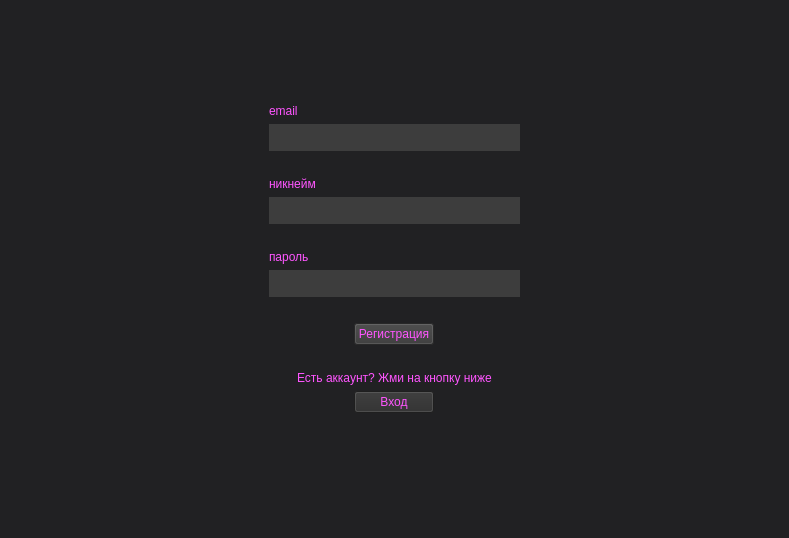
<?xml version="1.0" encoding="UTF-8"?>
<ui version="4.0">
 <class>MainWindow</class>
 <widget class="QMainWindow" name="MainWindow">
  <property name="geometry">
   <rect>
    <x>0</x>
    <y>0</y>
    <width>789</width>
    <height>538</height>
   </rect>
  </property>
  <property name="windowTitle">
   <string>MainWindow</string>
  </property>
  <property name="autoFillBackground">
   <bool>false</bool>
  </property>
  <property name="styleSheet">
   <string notr="true">background-color: rgb(33, 33, 35)</string>
  </property>
  <widget class="QWidget" name="centralwidget">
   <layout class="QGridLayout" name="gridLayout">
    <item row="1" column="1">
     <widget class="QStackedWidget" name="stackedWidget">
      <property name="currentIndex">
       <number>1</number>
      </property>
      <widget class="QWidget" name="login_page">
       <layout class="QGridLayout" name="gridLayout_2">
        <item row="11" column="1">
         <spacer name="verticalSpacer_2">
          <property name="orientation">
           <enum>Qt::Orientation::Vertical</enum>
          </property>
          <property name="sizeHint" stdset="0">
           <size>
            <width>20</width>
            <height>40</height>
           </size>
          </property>
         </spacer>
        </item>
        <item row="7" column="1" alignment="Qt::AlignmentFlag::AlignHCenter">
         <widget class="QPushButton" name="login_log">
          <property name="maximumSize">
           <size>
            <width>200</width>
            <height>30</height>
           </size>
          </property>
          <property name="layoutDirection">
           <enum>Qt::LayoutDirection::LeftToRight</enum>
          </property>
          <property name="styleSheet">
           <string notr="true">background-color: rgb(61, 61, 61);
color: rgb(255, 85, 255);</string>
          </property>
          <property name="text">
           <string>Вход</string>
          </property>
         </widget>
        </item>
        <item row="2" column="1">
         <widget class="QLineEdit" name="email_log">
          <property name="minimumSize">
           <size>
            <width>0</width>
            <height>27</height>
           </size>
          </property>
          <property name="styleSheet">
           <string notr="true">background-color: rgb(61, 61, 61);
color: rgb(255, 85, 255);
border: none;</string>
          </property>
         </widget>
        </item>
        <item row="5" column="1">
         <widget class="QLineEdit" name="password_log">
          <property name="minimumSize">
           <size>
            <width>0</width>
            <height>27</height>
           </size>
          </property>
          <property name="styleSheet">
           <string notr="true">background-color: rgb(61, 61, 61);
color: rgb(255, 85, 255);
border: none;</string>
          </property>
         </widget>
        </item>
        <item row="5" column="2">
         <spacer name="horizontalSpacer_3">
          <property name="orientation">
           <enum>Qt::Orientation::Horizontal</enum>
          </property>
          <property name="sizeHint" stdset="0">
           <size>
            <width>40</width>
            <height>20</height>
           </size>
          </property>
         </spacer>
        </item>
        <item row="10" column="1" alignment="Qt::AlignmentFlag::AlignHCenter">
         <widget class="QPushButton" name="register_log">
          <property name="styleSheet">
           <string notr="true">background-color: rgb(44, 44, 44);
color: rgb(255, 85, 255);</string>
          </property>
          <property name="text">
           <string>Регистрация</string>
          </property>
         </widget>
        </item>
        <item row="0" column="1">
         <spacer name="verticalSpacer_3">
          <property name="orientation">
           <enum>Qt::Orientation::Vertical</enum>
          </property>
          <property name="sizeHint" stdset="0">
           <size>
            <width>20</width>
            <height>40</height>
           </size>
          </property>
         </spacer>
        </item>
        <item row="3" column="1">
         <spacer name="horizontalSpacer">
          <property name="orientation">
           <enum>Qt::Orientation::Horizontal</enum>
          </property>
          <property name="sizeHint" stdset="0">
           <size>
            <width>240</width>
            <height>20</height>
           </size>
          </property>
         </spacer>
        </item>
        <item row="8" column="1">
         <spacer name="horizontalSpacer_9">
          <property name="orientation">
           <enum>Qt::Orientation::Horizontal</enum>
          </property>
          <property name="sizeHint" stdset="0">
           <size>
            <width>40</width>
            <height>20</height>
           </size>
          </property>
         </spacer>
        </item>
        <item row="5" column="0">
         <spacer name="horizontalSpacer_2">
          <property name="orientation">
           <enum>Qt::Orientation::Horizontal</enum>
          </property>
          <property name="sizeHint" stdset="0">
           <size>
            <width>40</width>
            <height>20</height>
           </size>
          </property>
         </spacer>
        </item>
        <item row="6" column="1">
         <spacer name="horizontalSpacer_8">
          <property name="orientation">
           <enum>Qt::Orientation::Horizontal</enum>
          </property>
          <property name="sizeHint" stdset="0">
           <size>
            <width>40</width>
            <height>20</height>
           </size>
          </property>
         </spacer>
        </item>
        <item row="1" column="1">
         <widget class="QLabel" name="email_label">
          <property name="styleSheet">
           <string notr="true">color: rgb(255, 85, 255);</string>
          </property>
          <property name="text">
           <string>email</string>
          </property>
         </widget>
        </item>
        <item row="9" column="1">
         <widget class="QLabel" name="label_6">
          <property name="styleSheet">
           <string notr="true">color: rgb(255, 85, 255);</string>
          </property>
          <property name="text">
           <string>Нет аккаунта? Жми на кнопку ниже</string>
          </property>
          <property name="alignment">
           <set>Qt::AlignmentFlag::AlignCenter</set>
          </property>
          <property name="wordWrap">
           <bool>true</bool>
          </property>
         </widget>
        </item>
        <item row="4" column="1">
         <widget class="QLabel" name="password_label">
          <property name="styleSheet">
           <string notr="true">color: rgb(255, 85, 255);</string>
          </property>
          <property name="text">
           <string>пароль</string>
          </property>
         </widget>
        </item>
       </layout>
      </widget>
      <widget class="QWidget" name="password_page">
       <layout class="QGridLayout" name="gridLayout_3">
        <item row="13" column="2">
         <widget class="QLabel" name="label">
          <property name="styleSheet">
           <string notr="true">color: rgb(255, 85, 255);</string>
          </property>
          <property name="text">
           <string>Есть аккаунт? Жми на кнопку ниже</string>
          </property>
          <property name="alignment">
           <set>Qt::AlignmentFlag::AlignCenter</set>
          </property>
          <property name="wordWrap">
           <bool>true</bool>
          </property>
         </widget>
        </item>
        <item row="12" column="2">
         <spacer name="horizontalSpacer_11">
          <property name="orientation">
           <enum>Qt::Orientation::Horizontal</enum>
          </property>
          <property name="sizeHint" stdset="0">
           <size>
            <width>40</width>
            <height>20</height>
           </size>
          </property>
         </spacer>
        </item>
        <item row="3" column="3">
         <spacer name="horizontalSpacer_5">
          <property name="orientation">
           <enum>Qt::Orientation::Horizontal</enum>
          </property>
          <property name="sizeHint" stdset="0">
           <size>
            <width>40</width>
            <height>20</height>
           </size>
          </property>
         </spacer>
        </item>
        <item row="1" column="2">
         <widget class="QLabel" name="label_3">
          <property name="styleSheet">
           <string notr="true">color: rgb(255, 85, 255);</string>
          </property>
          <property name="text">
           <string>email</string>
          </property>
         </widget>
        </item>
        <item row="11" column="2" alignment="Qt::AlignmentFlag::AlignHCenter">
         <widget class="QPushButton" name="register_reg">
          <property name="styleSheet">
           <string notr="true">background-color: rgb(56, 56, 56);
color: rgb(255, 85, 255);</string>
          </property>
          <property name="text">
           <string>Регистрация</string>
          </property>
         </widget>
        </item>
        <item row="6" column="2">
         <widget class="QLineEdit" name="nickname">
          <property name="minimumSize">
           <size>
            <width>0</width>
            <height>27</height>
           </size>
          </property>
          <property name="styleSheet">
           <string notr="true">background-color: rgb(61, 61, 61);
color: rgb(255, 85, 255);
border: none;</string>
          </property>
         </widget>
        </item>
        <item row="15" column="2">
         <spacer name="verticalSpacer_6">
          <property name="orientation">
           <enum>Qt::Orientation::Vertical</enum>
          </property>
          <property name="sizeHint" stdset="0">
           <size>
            <width>20</width>
            <height>40</height>
           </size>
          </property>
         </spacer>
        </item>
        <item row="4" column="2">
         <spacer name="horizontalSpacer_6">
          <property name="orientation">
           <enum>Qt::Orientation::Horizontal</enum>
          </property>
          <property name="sizeHint" stdset="0">
           <size>
            <width>40</width>
            <height>20</height>
           </size>
          </property>
         </spacer>
        </item>
        <item row="9" column="2">
         <widget class="QLineEdit" name="password_reg">
          <property name="minimumSize">
           <size>
            <width>0</width>
            <height>27</height>
           </size>
          </property>
          <property name="styleSheet">
           <string notr="true">background-color: rgb(61, 61, 61);
color: rgb(255, 85, 255);
border: none;</string>
          </property>
         </widget>
        </item>
        <item row="8" column="2">
         <widget class="QLabel" name="label_5">
          <property name="styleSheet">
           <string notr="true">color: rgb(255, 85, 255);</string>
          </property>
          <property name="text">
           <string>пароль</string>
          </property>
         </widget>
        </item>
        <item row="0" column="2">
         <spacer name="verticalSpacer_4">
          <property name="orientation">
           <enum>Qt::Orientation::Vertical</enum>
          </property>
          <property name="sizeHint" stdset="0">
           <size>
            <width>20</width>
            <height>40</height>
           </size>
          </property>
         </spacer>
        </item>
        <item row="3" column="0">
         <spacer name="horizontalSpacer_4">
          <property name="orientation">
           <enum>Qt::Orientation::Horizontal</enum>
          </property>
          <property name="sizeHint" stdset="0">
           <size>
            <width>40</width>
            <height>20</height>
           </size>
          </property>
         </spacer>
        </item>
        <item row="10" column="2">
         <spacer name="horizontalSpacer_10">
          <property name="orientation">
           <enum>Qt::Orientation::Horizontal</enum>
          </property>
          <property name="sizeHint" stdset="0">
           <size>
            <width>40</width>
            <height>20</height>
           </size>
          </property>
         </spacer>
        </item>
        <item row="3" column="2">
         <widget class="QLineEdit" name="email_reg">
          <property name="minimumSize">
           <size>
            <width>0</width>
            <height>27</height>
           </size>
          </property>
          <property name="styleSheet">
           <string notr="true">background-color: rgb(61, 61, 61);
color: rgb(255, 85, 255);
border: none;</string>
          </property>
         </widget>
        </item>
        <item row="5" column="2">
         <widget class="QLabel" name="label_4">
          <property name="styleSheet">
           <string notr="true">color: rgb(255, 85, 255);</string>
          </property>
          <property name="text">
           <string>никнейм</string>
          </property>
         </widget>
        </item>
        <item row="7" column="2">
         <spacer name="horizontalSpacer_7">
          <property name="orientation">
           <enum>Qt::Orientation::Horizontal</enum>
          </property>
          <property name="sizeHint" stdset="0">
           <size>
            <width>40</width>
            <height>20</height>
           </size>
          </property>
         </spacer>
        </item>
        <item row="14" column="2" alignment="Qt::AlignmentFlag::AlignHCenter">
         <widget class="QPushButton" name="login_reg">
          <property name="styleSheet">
           <string notr="true">background-color: rgb(44, 44, 44);
color: rgb(255, 85, 255);</string>
          </property>
          <property name="text">
           <string>Вход</string>
          </property>
         </widget>
        </item>
       </layout>
      </widget>
     </widget>
    </item>
   </layout>
  </widget>
  <widget class="QMenuBar" name="menubar">
   <property name="geometry">
    <rect>
     <x>0</x>
     <y>0</y>
     <width>789</width>
     <height>25</height>
    </rect>
   </property>
  </widget>
  <widget class="QStatusBar" name="statusbar"/>
 </widget>
 <resources/>
 <connections/>
</ui>
